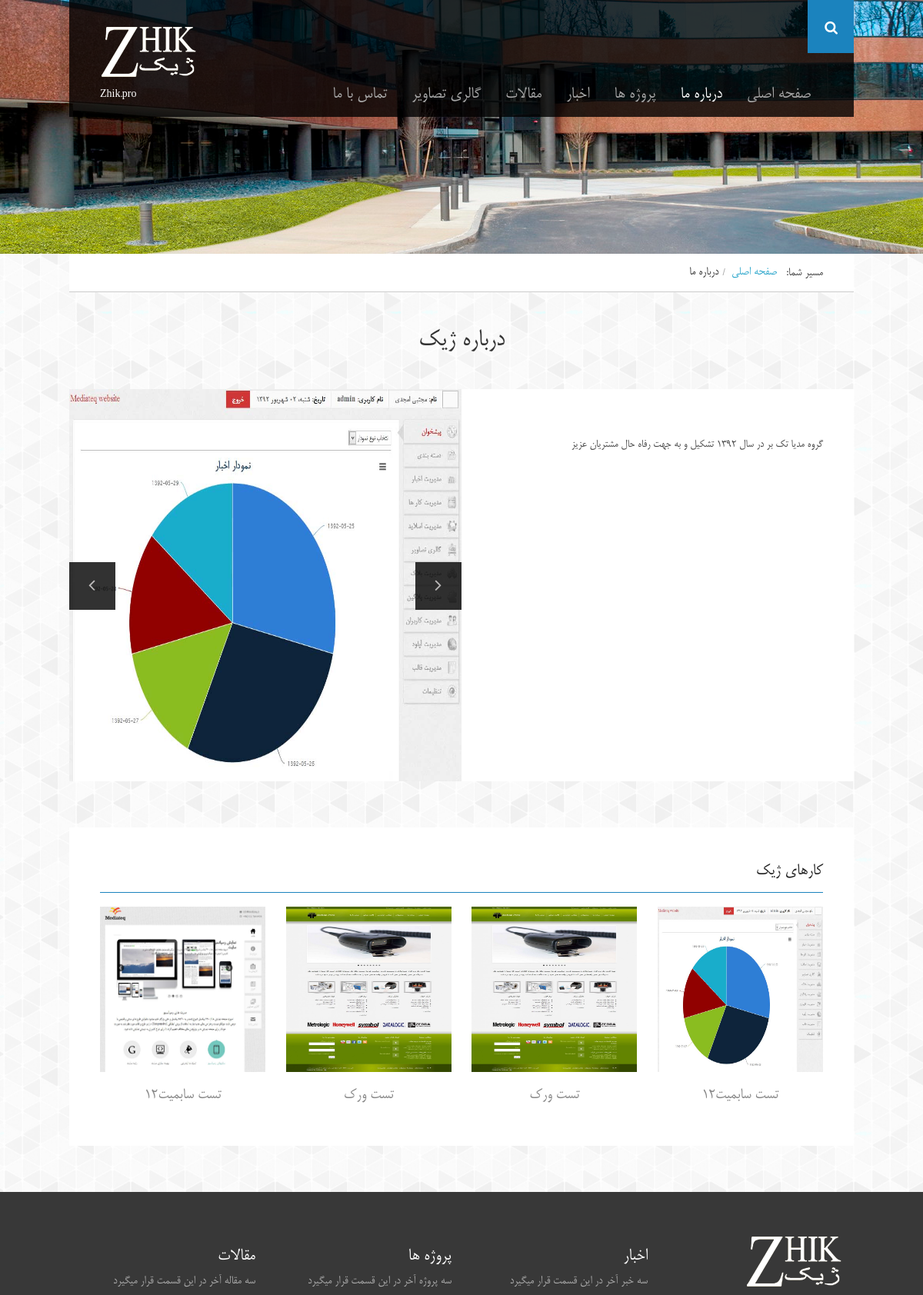
Before: /about-us.html (upper part) with the older database file.
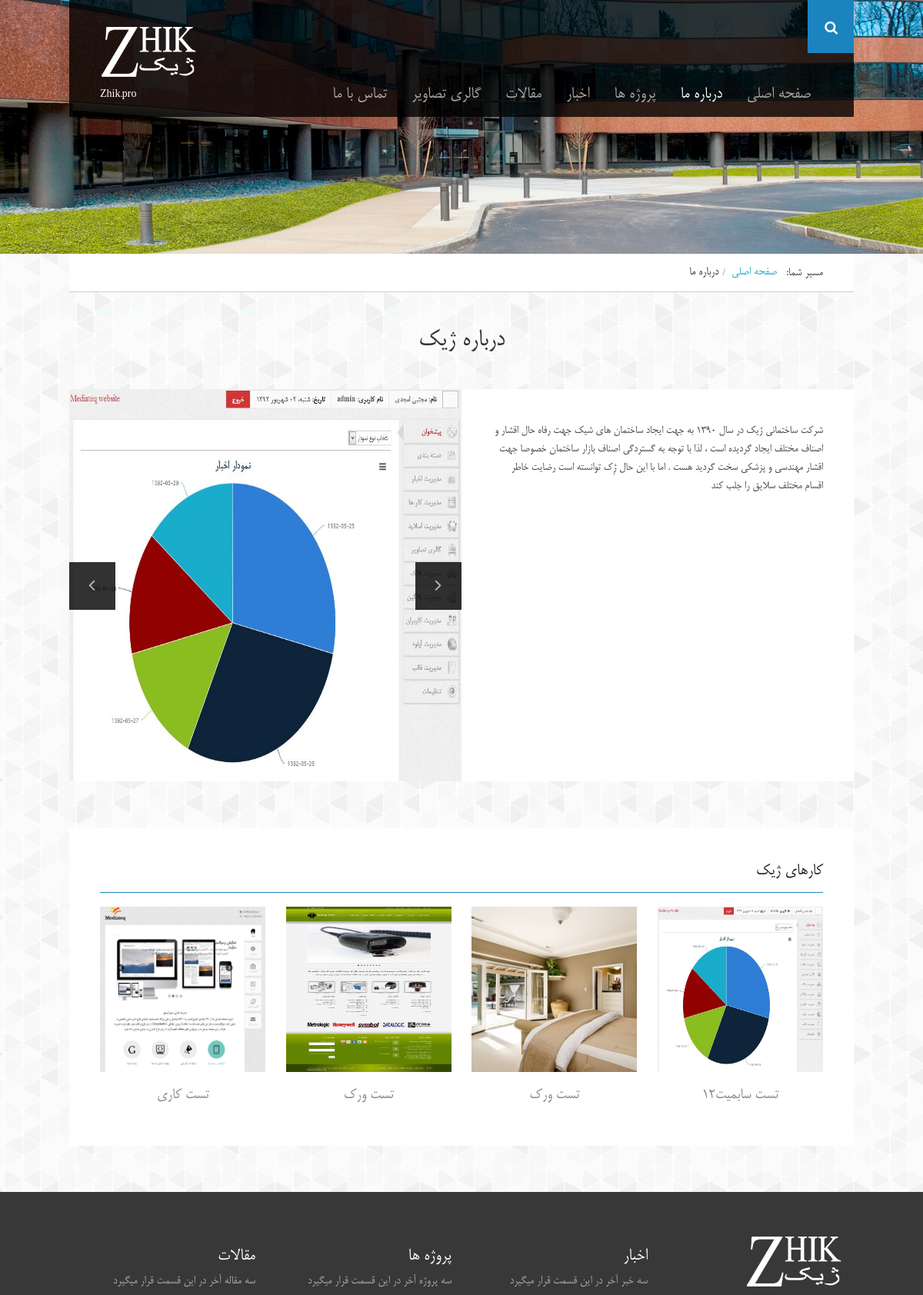
After: the same page with the newer database file.
### tables this page shows
CREATE TABLE IF NOT EXISTS `settings` (
  `id` int(11) NOT NULL AUTO_INCREMENT,
  `key` varchar(30) NOT NULL,
  `value` text NOT NULL,
  PRIMARY KEY (`id`)
);

CREATE TABLE IF NOT EXISTS `works` (
  `id` int(11) NOT NULL AUTO_INCREMENT,
  `subject` varchar(50) NOT NULL,
  `image` varchar(60) NOT NULL,
  `body` text NOT NULL,
  `link` varchar(20) NOT NULL,
  `sdate` datetime NOT NULL,
  `fdate` datetime NOT NULL,
  `catid` int(11) NOT NULL,
  PRIMARY KEY (`id`)
);

### themes/main.php (called while the page is built)
<?php
    include_once("inc/header.php");
    include_once("inc/index-content.php");
    include_once("inc/footer.php");
?>

### index.php (called while the page is built)
<?php
	include_once('themes/main.php');
?>

### classes/database.php (called while the page is built, shortened)
<?php
  include_once("security.php");
class Database
  {
 private static $me;
 private $link;
 public $cmd;
 function __construct()
 {
      $this->link = mysqli_connect(_DB_SERVER,_DB_USER,_DB_PASS);
	  mysqli_set_charset($this->link, "utf8");
      mysqli_select_db($this->link,_DB_NAME);
 }
public static function GetDatabase()
{
   if(is_null(self::$me))
       self::$me = new Database();
    return self::$me;
 }
public function RunSQL()
{
   $security = Security::GetSecurity ();
   $this->cmd = $security->Xss_Clean($this->cmd);
   $result =  mysqli_query($this->link,$this->cmd);
   return $result;
}
function Select($tableName, $fields=NULL, $where = NULL, $order = NULL)
{
    if ($where) $where = " WHERE " . $where;
	$this->cmd = "SELECT $fields FROM `$tableName` " . $where . $order;
	$res = $this->RunSQL();
    if ($res)
	    return mysqli_fetch_array($res);
	else
        return false;
}
public function  SelectAll($tableName, $fields,$where = NULL,
                 $order = NULL, $from = NULL, $count = NULL)
 {
	$limit = "";
    if (!$fileds) $fields="*";
    if ($order) $order = " ORDER BY " . $order;
    $this->cmd = "SELECT $fields FROM `$tableName` " . $where . " " . $order . " " . $limit;
    $res =$this->RunSQL();
    $rows = array();
    if ($res)
    {
        while($row = mysqli_fetch_array($res)) $rows[] = $row;
    }
    return $rows;
}
  }
?>

### classes/functions.php (called while the page is built, shortened)
<?php
	include_once("database.php");
	   function GetSettingValue($key, $strip_tags = 0)
       {
			$db = Database::GetDatabase();
			$row = $db ->Select("settings","value","`key`='{$key}'");
			if ($strip_tags == 1 && $row)
				$row["value"] = strip_tags($row["value"]);
			return ($row) ? $row["value"] : false;
       }
?>

### classes/security.php (called while the page is built, shortened)
<?php
class Security
{
    private static $me;
    public static function GetSecurity()
    {
      if(is_null(self::$me))
         self::$me = new Security();
      return self::$me;
    }
    public function Xss_Clean($data)
    {
        $data = str_replace(array('&amp;','&lt;','&gt;'), array('&amp;amp;','&amp;lt;','&amp;gt;'), $data);
        $data = preg_replace('/(&#*\w+)[\x00-\x20]+;/u', '$1;', $data);
        $data = preg_replace('/(&#x*[0-9A-F]+);*/iu', '$1;', $data);
        $data = html_entity_decode($data, ENT_COMPAT, 'UTF-8');
        $data = preg_replace('#(<[^>]+?[\x00-\x20"\'])(?:on|xmlns)[^>]*+>#iu', '$1>', $data);
        $data = preg_replace('#([a-z]*)[\x00-\x20]*=[\x00-\x20]*([`\'"]*)[\x00-\x20]*j[\x00-\x20]*a[\x00-\x20]*v[\x00-\x20]*a[\x00-\x20]*s[\x00-\x20]*c[\x00-\x20]*r[\x00-\x20]*i[\x00-\x20]*p[\x00-\x20]*t[\x00-\x20]*:#iu', '$1=$2nojavascript...', $data);
        $data = preg_replace('#([a-z]*)[\x00-\x20]*=([\'"]*)[\x00-\x20]*v[\x00-\x20]*b[\x00-\x20]*s[\x00-\x20]*c[\x00-\x20]*r[\x00-\x20]*i[\x00-\x20]*p[\x00-\x20]*t[\x00-\x20]*:#iu', '$1=$2novbscript...', $data);
        $data = preg_replace('#([a-z]*)[\x00-\x20]*=([\'"]*)[\x00-\x20]*-moz-binding[\x00-\x20]*:#u', '$1=$2nomozbinding...', $data);
        $data = preg_replace('#(<[^>]+?)style[\x00-\x20]*=[\x00-\x20]*[`\'"]*.*?expression[\x00-\x20]*\([^>]*+>#i', '$1>', $data);
        $data = preg_replace('#(<[^>]+?)style[\x00-\x20]*=[\x00-\x20]*[`\'"]*.*?behaviour[\x00-\x20]*\([^>]*+>#i', '$1>', $data);
        $data = preg_replace('#(<[^>]+?)style[\x00-\x20]*=[\x00-\x20]*[`\'"]*.*?s[\x00-\x20]*c[\x00-\x20]*r[\x00-\x20]*i[\x00-\x20]*p[\x00-\x20]*t[\x00-\x20]*:*[^>]*+>#iu', '$1>', $data);
        $data = preg_replace('#</*\w+:\w[^>]*+>#i', '', $data);
        do
        {
            $old_data = $data;
            $data = preg_replace('#</*(?:applet|b(?:ase|gsound|link)|embed|frame(?:set)?|i(?:frame|layer)|l(?:ayer|ink)|meta|object|s(?:cript|tyle)|title|xml)[^>]*+>#i', '', $data);
        }
        while ($old_data !== $data);
        return $data;
    }
}
?>

### themes/about.php (the view)
<?php
include_once("./classes/database.php");
$db = Database::GetDatabase();
$About_System = GetSettingValue('About_System',0);
$html=<<<cd
    <div id="header-image-container">
        <div id="header-image">
            <img src="themes/images/demo/about/about-header.jpg" alt="" class="stretch-image">
        </div>
    </div>
    <div id="content-container" class="content-width">
            <div class="row">
                <div id="breadcrumbs-wrapper" class="large-12 columns for-nested">
                    <span>مسیر شما:</span>
                    <ul class="breadcrumbs">
                        <li class="current">
                            <a>درباره ما</a>
                        </li>
                        <li>
                            <a href="./">صفحه اصلی</a>
                        </li>
                    </ul>
                </div>
            </div>
            <div id="intro" class="not-homepage row">
                <div class="large-9 large-centered columns">
                    <h1>درباره <strong>ژیک</strong></h1>
                </div>
            </div>
            <div class="row white-bg">
                <div class="large-6 columns">
                    <p>
                       {$About_System}
                    </p>
                </div>
                <div class="large-6 columns no-padding">
                    <div class="image-slider-wrapper">
                        <div class="image-slider">
cd;
$works = $db->SelectAll("works","*",null,"ID DESC");
foreach($works as $key=>$val)
{
$html.=<<<cd
                            <div class="image-slider-item height-510">
                                <img src="{$val[image]}" alt="{$val[subject]}" class="stretch-image" style="width:510px;height:510px;">
                            </div>
cd;
}
$html.=<<<cd
                        </div>
                        <div class="image-slider-controller">
                            <a href="#" class="image-slider-prev"><i class="icon-angle-left"></i></a>
                            <a href="#" class="image-slider-next"><i class="icon-angle-right"></i></a>
                        </div>
                    </div>
                </div>
            </div>
            <div class="row top-margin">
                <div class="large-12 columns">
                    <h2 class="has-line">کارهای ژیک</h2>
                    <div class="row">
cd;
$i=0;
foreach($works as $key=>$val)
{
$i++;
if ($i == 5) break;
$html.=<<<cd
                        <div class="large-3 columns less-padding align-center">
                            <p>
                                <img src="{$val[image]}" alt="{$val[subject]}" style="width:215px;height:215px;">
                            </p>
                            <h3 class="light">{$val[subject]}</h3>
                        </div>
cd;
}
$html.=<<<cd
                    </div>
                </div>
            </div>
        </div>
cd;
    return $html;
?>

Changed rows visible on the page:
changed settings: value "گروه مدیا تک بر در سال 1392 تشکیل و به جهت رفاه حال مشتریان عزیز" → "شرکت ساختمانی ژیک در سال 1390 به جهت ایجاد ساختمان های شیک جهت رفاه حال اقشار و اصناف مختلف ایجاد گردیده است ، لذا با توجه به گستردگی اصناف بازار ساختمان خصوصا جهت اقشار مهندسی و پزشکی سخت گردید هست . اما با این حال ژِک توانسته است رضایت خاطر اقسام مختلف سلایق را جلب کند"
changed works (number 2 of 4 on the later page): image: a different picture
changed works: subject "تست سابمیت12" → "تست کاری"
